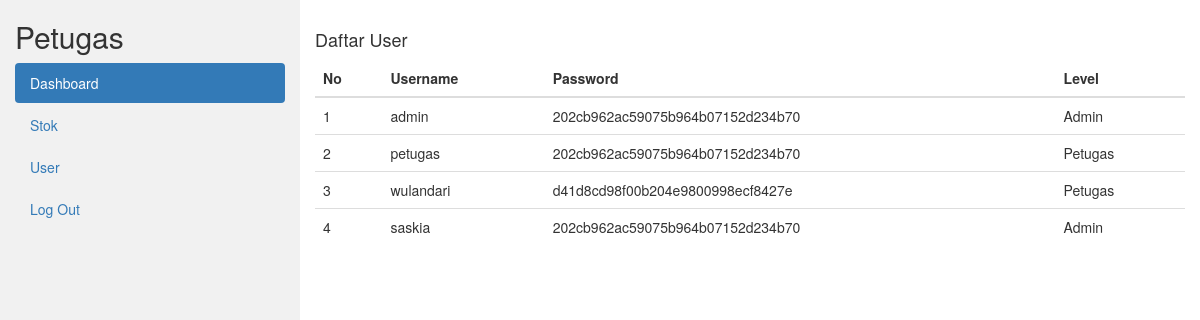
Screenshot of /petugas/index.php?page=user (signed in) with the database file from the repository.
### tables this page shows
CREATE TABLE `user` (
  `UserID` int(11) NOT NULL,
  `Username` varchar(255) NOT NULL,
  `Password` varchar(255) NOT NULL,
  `Level` enum('Admin','Petugas') NOT NULL
);

### petugas/user.php (the view, shortened to what this page needs)
<div class="row">
        <div class="col-lg-12 grid-margin stretch-card">
              <div class="card">
                <div class="card-body">
                    <p class="card-description">
                    <h4 class="card-title">Daftar User</h4>
                    </p>
                    <div class="table-responsive">
                        <table class="table" id="dataTable" width="100%" cellspacing="0">
                            <thead>
                            <tr>
                                        <th>No</th>
                                        <th>Username</th>
                                        <th>Password</th>
                                        <th>Level</th>
                                    </tr>
                                </thead>
                                <tbody>
                                <?php
                                    $no = 1;
                                    $sql = $koneksi->query("SELECT * FROM user");
                                    while ($data= $sql->fetch_assoc()) {
                                ?>
                                <tr>
                                    <td><?php echo $no++ ?></td>
                                    <td><?php echo $data['Username']; ?></td>
                                    <td><?php echo $data['Password']; ?></td>
                                    <td><?php echo $data['Level']; ?></td>
                                </tr>
                                <?php } ?>
                            </tbody>
                        </table>
                    </div>
                </div>
            </div>
        </div>
    </div>

### rows the page displays
user: Username "admin", Password "202cb962ac59075b964b07152d234b70", Level "Admin"
user: Username "petugas", Password "202cb962ac59075b964b07152d234b70", Level "Petugas"
user: Username "wulandari", Password "d41d8cd98f00b204e9800998ecf8427e", Level "Petugas"
user: Username "saskia", Password "202cb962ac59075b964b07152d234b70", Level "Admin"

### other values shown
$level "Petugas"
